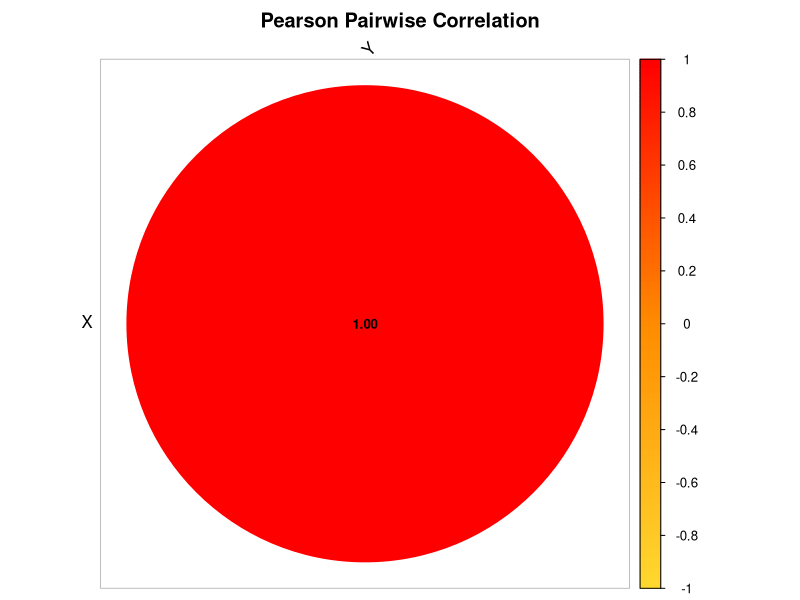
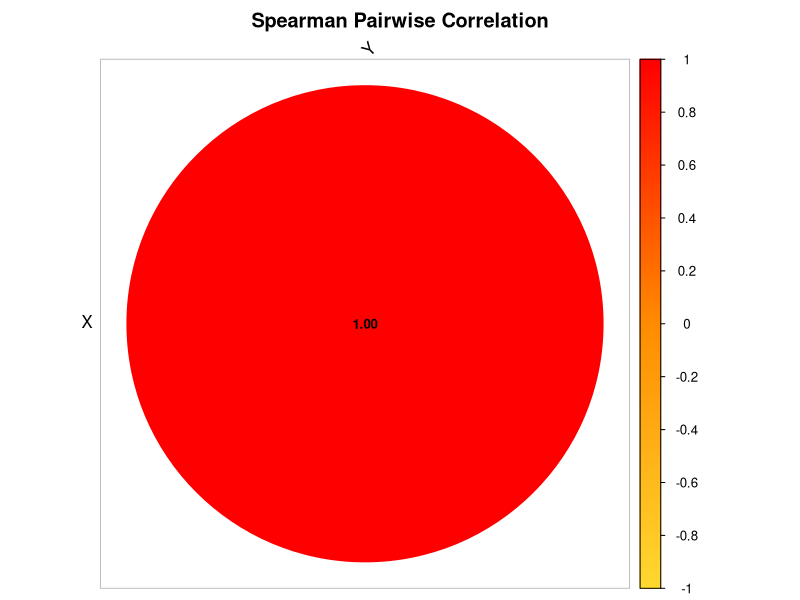

Reproduce these figures in R, in order.
################################################################################
################ CORRELATION-BASED NETWORK INFERENCE ###########################
################################################################################

# ============================================================
# Working Directory
# ============================================================

setwd('/Users/gio/Desktop/My Dissertation/Dissertation Focus/Main Version/1_Basic_Net_Raw/Simple_Network_11')

# ============================================================
# Required Libraries
# ============================================================

library(dplyr)
library(tidyr)
library(corrplot)

################################################################################
################################################################################

# ============================================================
# CORRELATION-BASED NETWORK INFERENCE
# Pearson and Spearman Correlation
# ============================================================
#
# Purpose:
#   • Provide classical baseline methods for comparison with CIRN
#   • Infer signed but UNDIRECTED associations
#   • Convert associations into directed edges for evaluation
#
# NOTE:
#   Correlation does NOT infer causality or direction.
#   Edges are duplicated in both directions for comparability.
# ============================================================

infer_network_correlation <- function(df, time_col, method = "pearson",
                                      cor_threshold = 0.3,
                                      p_threshold = 0.05) {
  
  # ------------------------------------------------------------
  # 1. Remove time column
  # ------------------------------------------------------------
  
  vars <- setdiff(names(df), time_col)
  data_mat <- df[, vars]
  
  # ------------------------------------------------------------
  # 2. Start runtime measurement
  # ------------------------------------------------------------
  
  start_time <- Sys.time()
  
  # ------------------------------------------------------------
  # 3. Compute correlation matrix
  # ------------------------------------------------------------
  
  cor_matrix <- cor(
    data_mat,
    method = method,
    use = "pairwise.complete.obs"
  )
  
  # ------------------------------------------------------------
  # 4. Compute p-values
  # ------------------------------------------------------------
  
  p_matrix <- matrix(
    NA,
    nrow = length(vars),
    ncol = length(vars),
    dimnames = list(vars, vars)
  )
  
  for (i in seq_along(vars)) {
    for (j in seq_along(vars)) {
      
      if (i == j) next
      
      test <- suppressWarnings(
        cor.test(
          data_mat[[vars[i]]],
          data_mat[[vars[j]]],
          method = method
        )
      )
      
      p_matrix[i, j] <- test$p.value
    }
  }
  
  # ------------------------------------------------------------
  # 5. Edge extraction
  # ------------------------------------------------------------
  
  edges <- data.frame()
  
  for (i in seq_along(vars)) {
    for (j in seq_along(vars)) {
      
      if (i == j) next
      
      r <- cor_matrix[i, j]
      p <- p_matrix[i, j]
      
      if (!is.na(r) &&
          abs(r) >= cor_threshold &&
          p < p_threshold) {
        
        edges <- rbind(
          edges,
          data.frame(
            predictor_set = paste0(method, "_correlation"),
            term = vars[i],
            target = vars[j],
            omega = r,
            odds_ratio = NA,
            sign = sign(r),
            regulation_type = ifelse(
              r > 0,
              "activation",
              "inhibition"
            ),
            rel_strength = abs(r),
            hdi_lower95 = NA,
            hdi_upper95 = NA,
            eti_lower95 = NA,
            eti_upper95 = NA,
            method = paste(method, "correlation")
          )
        )
      }
    }
  }
  
  # ------------------------------------------------------------
  # 6. Stop runtime measurement
  # ------------------------------------------------------------
  
  end_time <- Sys.time()
  
  runtime_seconds <- as.numeric(
    difftime(end_time, start_time, units = "secs")
  )
  
  message(
    "⏱ ", method, " correlation runtime: ",
    round(runtime_seconds, 4),
    " seconds"
  )
  
  return(list(
    edges = edges,
    runtime = runtime_seconds,
    cor_matrix = cor_matrix,
    p_matrix = p_matrix
  ))
}

################################################################################
################################################################################

# ============================================================
# Bubble Correlation Heatmap (like your example)
# ============================================================

plot_correlation_bubble <- function(cor_matrix, method_name = "Correlation") {
  
  corrplot(
    cor_matrix,
    
    method = "circle",           # circles like your figure
    type = "upper",              # upper triangle
    
    addCoef.col = "black",       # numbers inside circles
    number.cex = 0.8,
    
    col = colorRampPalette(
      c("#FFD92F", "#FF8C00", "#FF0000")
    )(200),                      # yellow → orange → red
    
    tl.col = "black",
    tl.srt = 45,
    
    diag = FALSE,
    
    title = paste(method_name, "Pairwise Correlation"),
    mar = c(0,0,2,0)
  )
}

################################################################################
################################################################################

# ============================================================
# Load Dataset
# ============================================================

sim_df <- read.csv("Simple_Network_11.csv") %>%
  na.omit()

time_col <- names(sim_df)[1]

################################################################################
################################################################################

# ============================================================
# Pearson Correlation Network
# ============================================================

pearson_res <- infer_network_correlation(
  df = sim_df,
  time_col = time_col,
  method = "pearson"
)

pearson_edges <- pearson_res$edges
pearson_edges

pearson_cor_mat <- pearson_res$cor_matrix
pearson_cor_mat

pearson_p_mat <- pearson_res$p_matrix
pearson_p_mat

# Pearson bubble heatmap

plot_correlation_bubble(
  pearson_res$cor_matrix,
  "Pearson"
)

################################################################################
################################################################################

# ============================================================
# Spearman Correlation Network
# ============================================================

spearman_res <- infer_network_correlation(
  df = sim_df,
  time_col = time_col,
  method = "spearman"
)

spearman_edges <- spearman_res$edges
spearman_edges

spearman_cor_mat <- spearman_res$cor_matrix
spearman_cor_mat

spearman_p_mat <- spearman_res$p_matrix
spearman_p_mat

# Spearman bubble heatmap

plot_correlation_bubble(
  spearman_res$cor_matrix,
  "Spearman"
)

################################################################################
################################################################################

# ============================================================
# Optional: Save figures for thesis / manuscript
# ============================================================

#pdf("Pearson_Correlation_Bubble.pdf", width = 6, height = 6)

#plot_correlation_bubble(
#  pearson_res$cor_matrix,
#  "Pearson"
#)

#dev.off()


#pdf("Spearman_Correlation_Bubble.pdf", width = 6, height = 6)

#plot_correlation_bubble(
#  spearman_res$cor_matrix,
#  "Spearman"
#)

#dev.off()

################################################################################
############################### ~ END ~ ########################################
################################################################################
